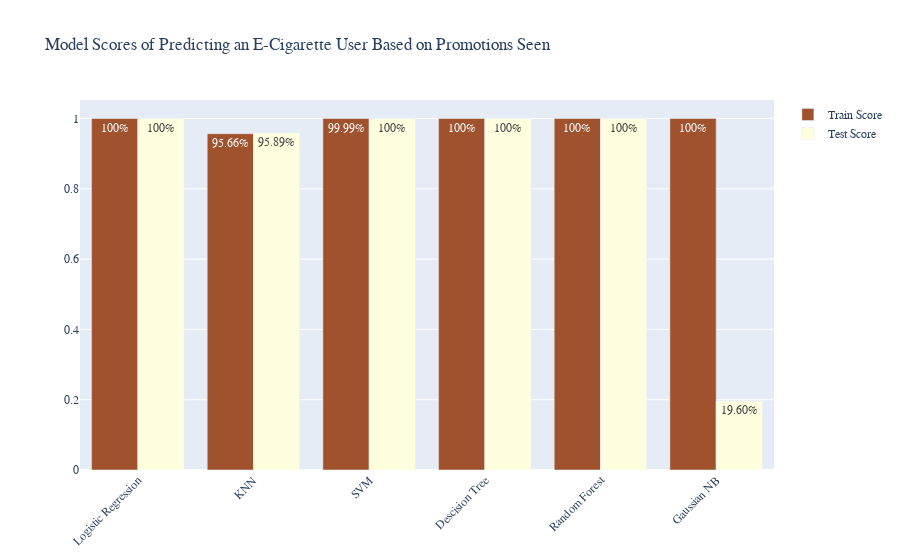

The notebook cell saved with this chart:
### Code cell
import plotly.graph_objects as go

models = ['Logistic Regression', 'KNN', 'SVM', 'Descision Tree', 'Random Forest', 'Gaussian NB']

y_train = ["100%", "95.66%", "99.99%","100%","100%","100%"]
y_test = ["100%", "95.89%","100%", "100%","100%","19.60%"]

fig = go.Figure()

fig.add_trace(go.Bar(
    x=models, 
    y=df_result_train.Score,
    textposition='auto',
    text=y_train,
    name='Train Score',
    marker_color='sienna'
    ))

fig.add_trace(go.Bar(
    x=models,
    y=df_result_test.Score,
    text = y_test,
    textposition='auto',
    name='Test Score',
    marker_color='lightyellow'
))

fig.update_layout(barmode='group', xaxis_tickangle=-45,
                  font_family="Times New Roman",
                  title_font_family="Times New Roman",
                  legend_title_font_color="green",
                  title=dict(text="Model Scores of Predicting an E-Cigarette User Based on Promotions Seen"))

fig.show()

### Figure 1 — Plotly figure (JSON) as saved in the notebook; plotly's stock layout.template omitted (floating-point values rounded to 4 significant figures)
{"data": [{"marker": {"color": "sienna"}, "name": "Train Score", "text": ["100%", "95.66%", "99.99%", "100%", "100%", "100%"], "textposition": "auto", "type": "bar", "x": ["Logistic Regression", "KNN", "SVM", "Descision Tree", "Random Forest", "Gaussian NB"], "y": [1, 0.9566, 0.9999, 1, 1, 1]}, {"marker": {"color": "lightyellow"}, "name": "Test Score", "text": ["100%", "95.89%", "100%", "100%", "100%", "19.60%"], "textposition": "auto", "type": "bar", "x": ["Logistic Regression", "KNN", "SVM", "Descision Tree", "Random Forest", "Gaussian NB"], "y": [1, 0.9589, 1, 1, 1, 0.1961]}], "layout": {"barmode": "group", "font": {"family": "Times New Roman"}, "legend": {"title": {"font": {"color": "green"}}}, "title": {"font": {"family": "Times New Roman"}, "text": "Model Scores of Predicting an E-Cigarette User Based on Promotions Seen"}, "xaxis": {"tickangle": -45}}}
